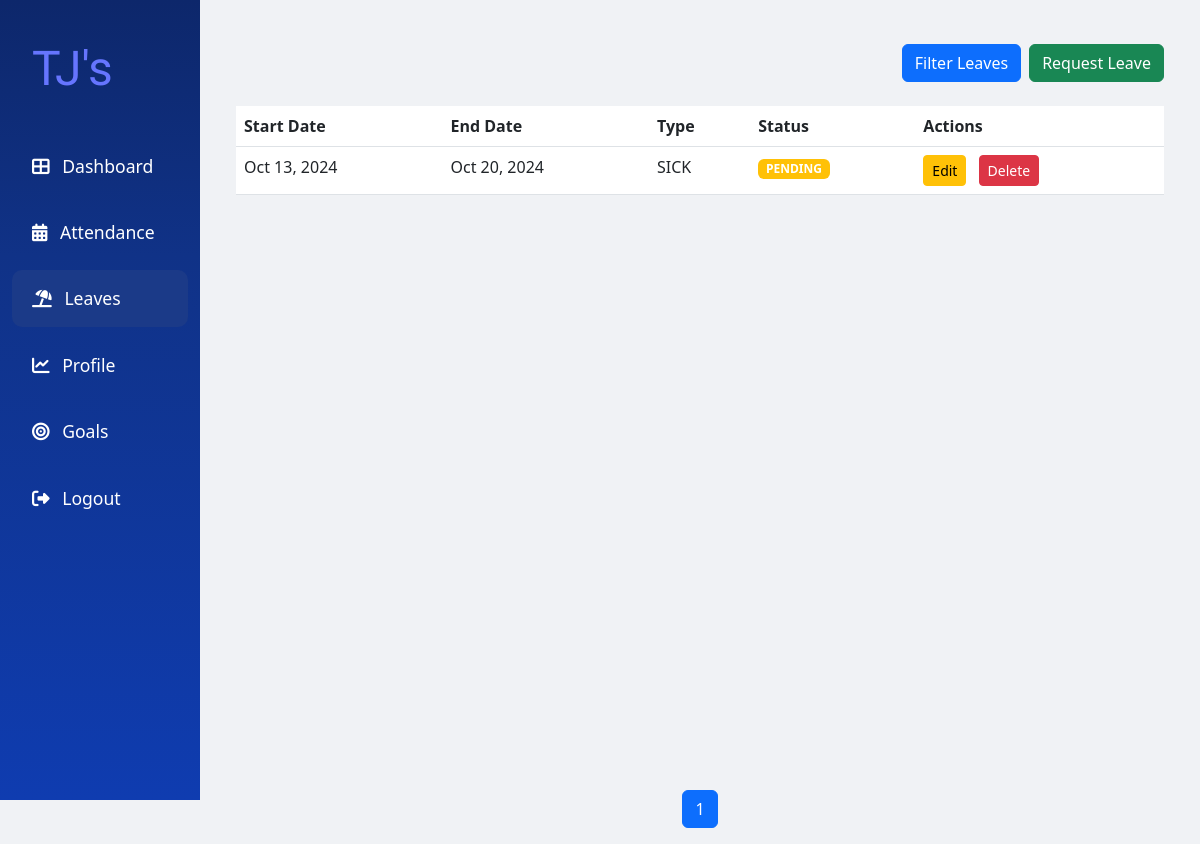
/leaves/ (signed in), run on an earlier commit of the app's database.
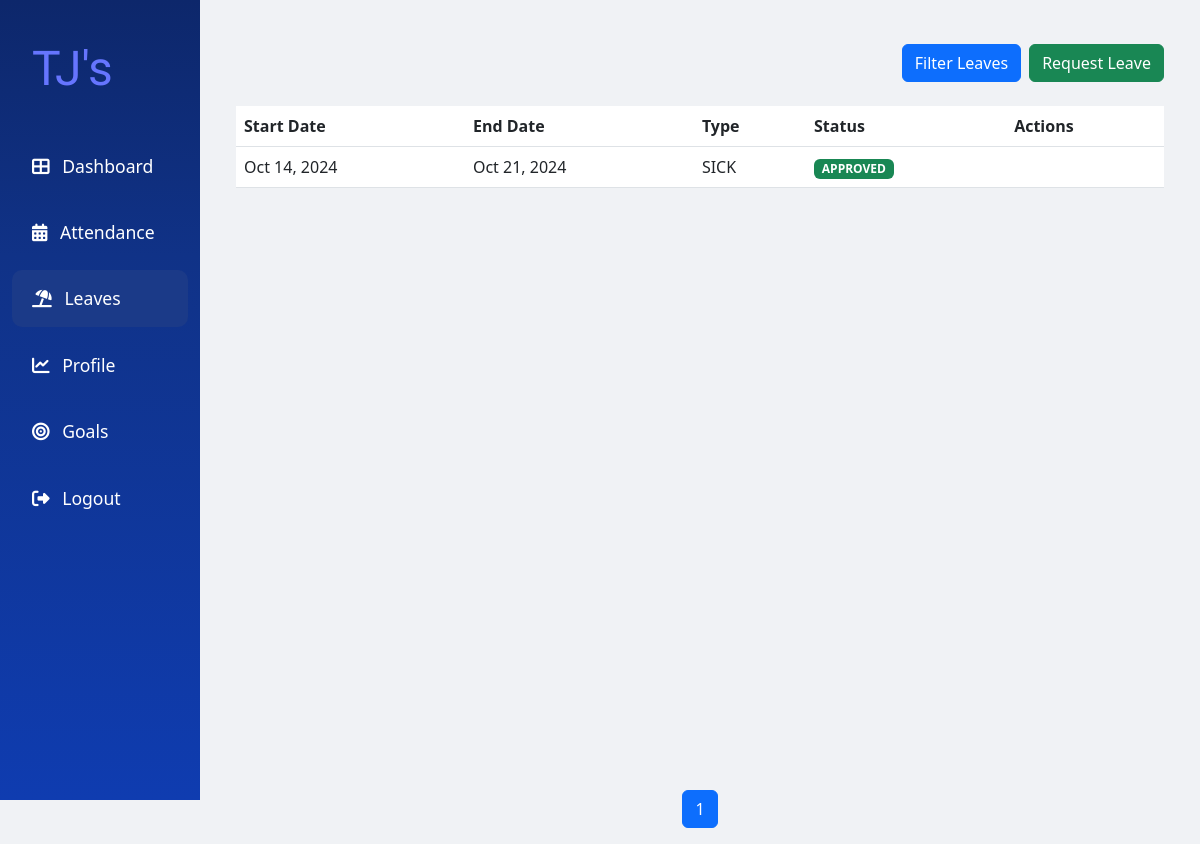
And on a later commit of the database.
### api/models.py (models this page shows, shortened)
class Leave(models.Model):
    LEAVE_TYPES = [
        ("ANNUAL", "Annual Leave"),
        ("SICK", "Sick Leave"),
        ("PARENTAL", "Parental Leave"),
        ("UNPAID", "Unpaid Leave"),
    ]
    STATUS_CHOICES = [
        ("PENDING", "Pending"),
        ("APPROVED", "Approved"),
        ("REJECTED", "Rejected"),
    ]
    user = models.ForeignKey(User, on_delete=models.CASCADE)
    leave_type = models.CharField(max_length=50, choices=LEAVE_TYPES)
    start_date = models.DateTimeField()
    end_date = models.DateTimeField()
    reason = models.TextField(null=True, blank=True)
    status = models.CharField(max_length=20, choices=STATUS_CHOICES, default="PENDING")
    created_at = models.DateTimeField(auto_now_add=True)
    updated_at = models.DateTimeField(auto_now=True)

### api/views.py (the view)
# urls.py: path("leaves/", views.leave_list, name="leaves"),
@login_required
def leave_list(request):
    leaves = Leave.objects.filter(user=request.user).order_by("-start_date")
    leave_filter = LeaveFilter(request.GET, queryset=leaves)
    filtered_leaves = leave_filter.qs
    paginator = Paginator(filtered_leaves, 10)  # Show 10 leaves per page
    page_number = request.GET.get('page')
    page_obj = paginator.get_page(page_number)
    edit_leave_forms = {leave.id: LeaveForm(instance=leave) for leave in leaves}
    context = {
        'page_obj': page_obj,
        'edit_leave_forms': edit_leave_forms,
        'add_leave_form': LeaveForm(),
        'filter': leave_filter,
    }
    return render(request, 'api/leaves.html', context)

### api/templatetags/custom_filters.py (called while the page is built)
@register.filter
def dict_get(d, key):
    return d.get(key)

### api/templates/api/leaves.html (shortened to what this page needs)
{% extends "api/base.html" %}
{% load crispy_forms_tags %}
{% load custom_filters %}
{% block content %}
<div class="container mt-4 vh-100 d-flex flex-column">
    <div class="d-flex justify-content-end mb-4">
        <button class="btn btn-primary" data-bs-toggle="modal" data-bs-target="#filterModal">Filter Leaves</button>
        <button class="btn btn-success ms-2" data-bs-toggle="modal" data-bs-target="#addLeaveModal">Request Leave</button>
    </div>
    <div class="flex-grow-1">
        <table class="table">
            <thead>
                <tr>
                    <th>Start Date</th>
                    <th>End Date</th>
                    <th>Type</th>
                    <th>Status</th>
                    <th>Actions</th>
                </tr>
            </thead>
            <tbody>
                {% for leave in page_obj %}
                <tr>
                    <td>{{ leave.start_date|date:"M d, Y" }}</td>
                    <td>{{ leave.end_date|date:"M d, Y" }}</td>
                    <td>{{ leave.leave_type }}</td>
                    <td>
                        <span class="badge bg-{% if leave.status == 'PENDING' %}warning{% elif leave.status == 'APPROVED' %}success{% else %}danger{% endif %}">
                            {{ leave.status }}
                        </span>
                    </td>
                    <td>
                        {% if leave.status == "PENDING" %}
                        <button class="btn btn-warning btn-sm me-2" data-bs-toggle="modal" data-bs-target="#editLeaveModal{{ leave.id }}">Edit</button>
                        <form method="post" action="{% url 'delete_leave' leave.id %}" class="d-inline">
                            <button type="submit" class="btn btn-danger btn-sm">Delete</button>
                        </form>
                        {% endif %}
                    </td>
                </tr>
                {% endfor %}
            </tbody>
        </table>
    </div>
    <nav aria-label="Page navigation" class="mt-auto">
        <ul class="pagination justify-content-center">
            {% for num in page_obj.paginator.page_range %}
                {% if page_obj.number == num %}
                    <li class="page-item active"><span class="page-link">{{ num }}</span></li>
                {% elif num > page_obj.number|add:'-3' and num < page_obj.number|add:'3' %}
                    <li class="page-item"><a class="page-link" href="?page={{ num }}">{{ num }}</a></li>
                {% endif %}
            {% endfor %}
        </ul>
    </nav>
</div>
{% endblock content %}

### api/templates/api/base.html (shortened to what this page needs)
<!DOCTYPE html>
<html lang="en">
  <head>
    <link
      href="https://cdn.jsdelivr.net/npm/bootstrap@5.3.0/dist/css/bootstrap.min.css"
      rel="stylesheet"
    />
    <link
      href="https://cdnjs.cloudflare.com/ajax/libs/font-awesome/6.4.0/css/all.min.css"
      rel="stylesheet"
    />
  </head>
  <body>
    <div class="container-fluid">
      <div class="row">
        <nav
          id="sidebarMenu"
          class="col-md-3 col-lg-2 d-md-block sidebar collapse"
        >
          <div class="position-sticky">
            <h2 class="logo d-none d-md-block">TJ's</h2>
            <ul class="nav flex-column">
              <li class="nav-item">
                <a class="nav-link {% if request.resolver_match.url_name == 'dashboard' %}active{% endif %}" href="{% url 'dashboard' %}">
                  <i class="fas fa-th-large me-2"></i> Dashboard
                </a>
              </li>
              <li class="nav-item">
                <a class="nav-link {% if request.resolver_match.url_name == 'attendance' %}active{% endif %}" href="{% url 'attendance' %}">
                  <i class="fas fa-calendar-alt me-2"></i> Attendance
                </a>
              </li>
              <li class="nav-item">
                <a class="nav-link {% if request.resolver_match.url_name == 'leaves' %}active{% endif %}" href="{% url 'leaves' %}">
                  <i class="fa-solid fa-umbrella-beach me-2"></i> Leaves
                </a>
              </li>
              <li class="nav-item">
                <a class="nav-link {% if request.resolver_match.url_name == 'profile' %}active{% endif %}" href="{% url 'profile' %}">
                  <i class="fas fa-chart-line me-2"></i> Profile
                </a>
              </li>
              <li class="nav-item">
                <a class="nav-link {% if request.resolver_match.url_name == 'goal_list' %}active{% endif %}" href="{% url 'goal_list' %}">
                  <i class="fas fa-bullseye me-2"></i> Goals
                </a>
              </li>
              <li class="nav-item">
                  <a class="nav-link" href="{% url 'logout' %}" onclick="event.preventDefault(); document.getElementById('logout-form').submit();">
                      <i class="fas fa-sign-out-alt me-2"></i> Logout
                  </a>
              </li>
            </ul>
          </div>
        </nav>
        <main class="col-md-9 ms-sm-auto col-lg-10 px-md-4 main-content">
          {% block content %} {% endblock content %}
        </main>
      </div>
    </div>
  </body>
</html>

### api/templates/api/base.html (style rules this page uses)
:root { --primary-color: #6675FE; --primary-light: #6366f1; --background-color: #f8fafc; --text-color: #1e293b; }
body { background-color: #f0f2f5; }
.sidebar { background: linear-gradient(180deg, #0D276B 0%, #103287 32%, #0F3CB0 100%); color: white; height: 100vh; padding-top: 20px; overflow-y: auto; position: fixed; top: 0; left: 0; z-index: 1000; }
.sidebar .nav-link { color: white; padding: 15px 20px; font-size: 1.1rem; margin-bottom: 10px; }
.sidebar .nav-link.active { background-color: #1B3A88; border-radius: 10px; }
.logo { font-family: 'Paytone One', sans-serif; font-weight: 400; color: var(--primary-color); font-size: 3rem; padding: 20px; margin-bottom: 20px; }
.main-content { margin-left: 0; padding-top: 20px; }

What changed in the data, as far as the page shows it:
removed Leave: start_date "Oct 13, 2024", end_date "Oct 20, 2024", leave_type "SICK", status "PENDING"
added Leave: start_date "Oct 14, 2024", end_date "Oct 21, 2024", leave_type "SICK", status "APPROVED"
